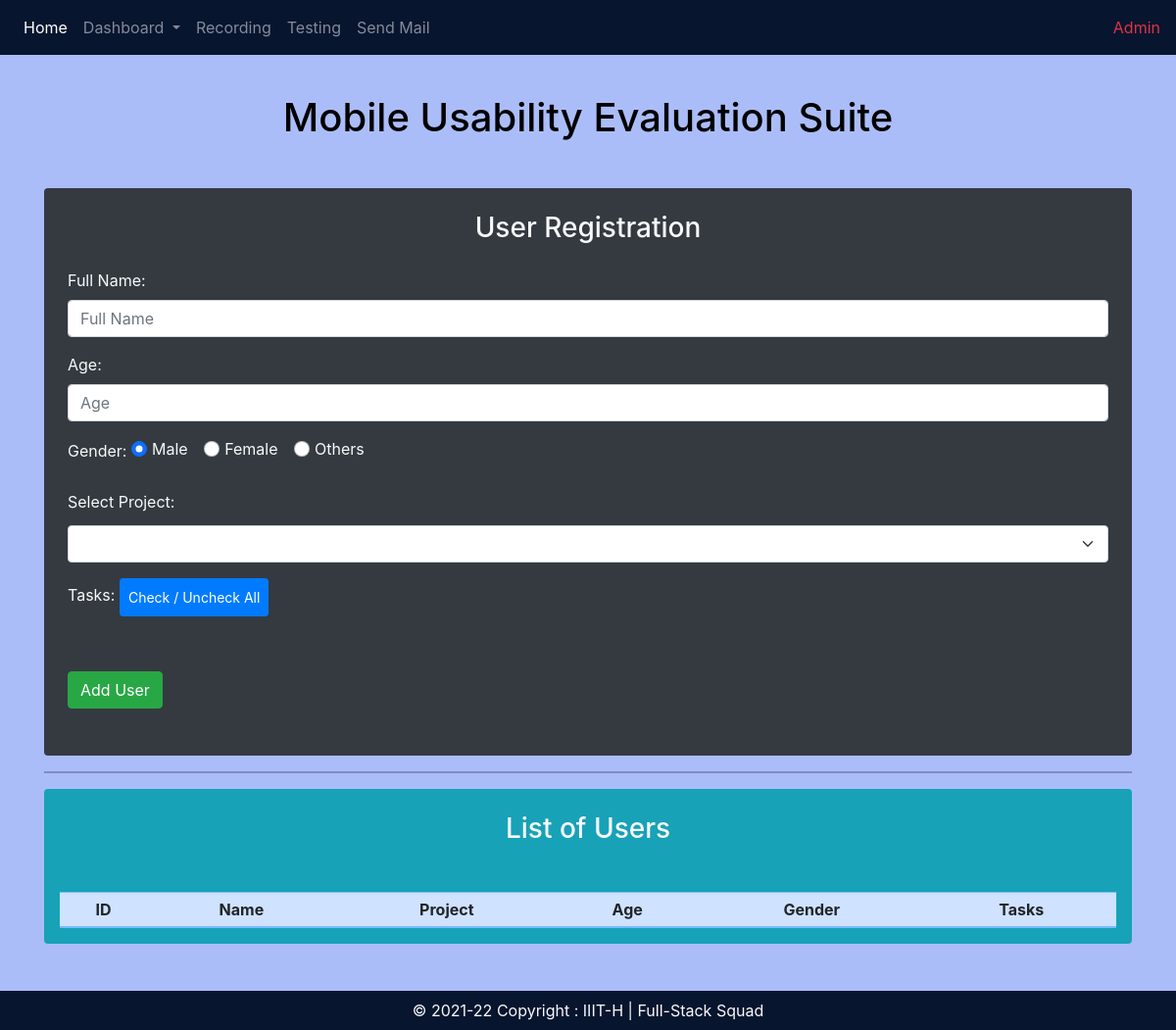
Page /user_register on the earlier database version.
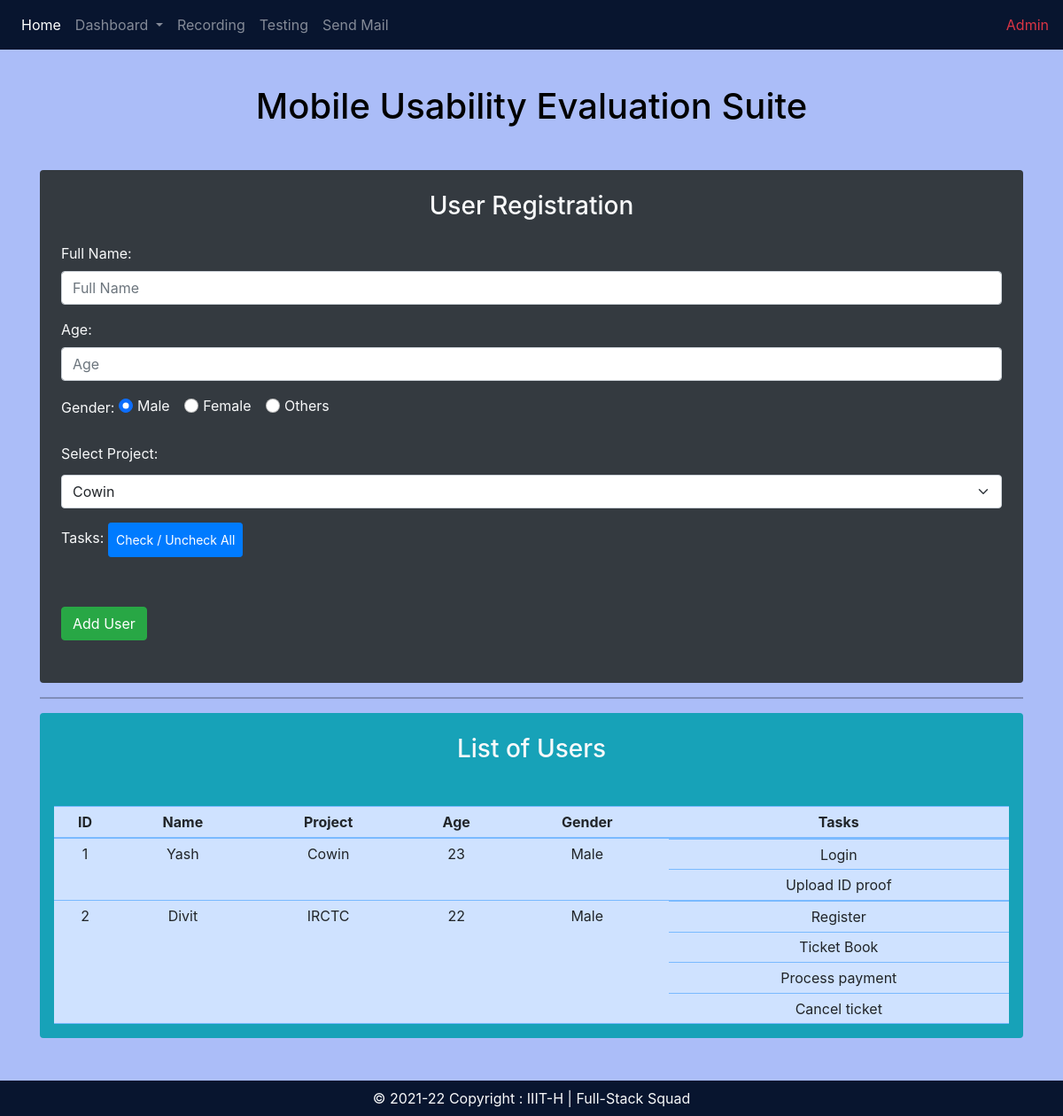
Same page on the later database version.
### MUES/models.py (models this page shows, shortened)
class Users(models.Model):
    GENDER = [
        ('male', 'Male'),
        ('female', 'Female'),
        ('others', 'Others'),
    ]
    name = models.CharField(max_length=20)
    project = models.ForeignKey(Projects,on_delete=CASCADE)
    age = models.IntegerField()
    gender = models.CharField(max_length=6,choices=GENDER,default='male')
    tasks = models.ManyToManyField(Tasks)
    problems = models.TextField(blank=True)

class Projects(models.Model):
    name = models.CharField(max_length=20)
    description = models.TextField()
    tasks = models.ManyToManyField('Tasks')
    def __str__(self):
        return self.name

class Tasks(models.Model):
    project = models.ForeignKey(Projects,on_delete=CASCADE,related_name="pp")
    name = models.CharField(max_length=50)

### MUES/views.py (the view, shortened to what this page needs)
# urls.py: path("user_register", views.user_register, name='user'),
def user_register(request):
    tasks = Tasks.objects.values()
    projects = Projects.objects.values()
    users = Users.objects.all()
    data = {"tasks":tasks, "users":users, "projects":projects}
    if request.method == 'GET':
        return render(request,"MUES/user_register.html",data)

### MUES/templates/MUES/user_register.html (shortened to what this page needs)
{% extends 'MUES/base.html' %}
{% block body %}
<div class="container py-5" style="background-color: rgb(171, 189, 248);">
  <h1 class="text-center text-black m-5">Mobile Usability Evaluation Suite</h1>
  <div>
    <form id="userDetails" class="rounded p-4 bg-dark text-light" method="post" action="user_register"
      proj-names-url="{% url 'ajax_load_tasks' %}">
      <h3 class="text-center mb-4">User Registration</h3>
      <div class="form-group">
        <label for="name">Full Name: </label>
        <input type="text" class="form-control" name="username" placeholder="Full Name" aria-label="Full Name"
          id="name" />
      </div>
      <div class="form-group">
        <label for="age">Age: </label>
        <input type="number" class="form-control" name="userage" placeholder="Age" aria-label="Age" id="age" />
      </div>
      <div class="form-group">
        <label for="gender">Gender: </label>
        <div class="form-check form-check-inline">
          <input class="form-check-input" type="radio" name="gender" id="inlineRadio1" value="Male" checked />
          <label class="form-check-label" for="inlineRadio1">Male</label>
        </div>
        <div class="form-check form-check-inline">
          <input class="form-check-input" type="radio" name="gender" id="inlineRadio2" value="Female" />
          <label class="form-check-label" for="inlineRadio2">Female</label>
        </div>
        <div class="form-check form-check-inline">
          <input class="form-check-input" type="radio" name="gender" id="inlineRadio3" value="Others" />
          <label class="form-check-label" for="inlineRadio2">Others</label>
        </div>
      </div>
      <div>
        <label class="py-1" for="URL">Select Project:</label>
        <select name ="projid" id="proj_name" class="form-select" aria-label="select example">
          {% for proj in projects %}
          <option value="{{proj.id}}">{{proj.name}}</option>
          {% endfor %}
        </select>
      </div>
      <label for="tasks">Tasks: </label>
      <button id="checkBtn" class="btn btn-sm btn-primary my-3 p-2">Check / Uncheck All</button>
      <button id="s" type="submit" class="btn btn-success my-4">
        Add User
      </button>
    </form>
  </div>
  <hr width="100%" class="bg-black">
  <div class="mt-2 bg-info rounded p-3">
    <h3 class="text-center text-light mt-2">List of Users</h3>
    <table class="table text-center table-primary table-sm mt-5 mb-0">
      <thead>
        <tr>
          <th scope="col-1">ID</th>
          <th scope="col-3">Name</th>
          <th scope="col-1">Project</th>
          <th scope="col-1">Age</th>
          <th scope="col-3">Gender</th>
          <th scope="col-4">Tasks</th>
        </tr>
      </thead>
      <tbody id="data">
        {% for user in users %}
        <tr class="">
          <td rowspan="{{user.tasks.all|length|add:1}}" scope="col-1">{{user.id}}</td>
          <td rowspan="{{user.tasks.all|length|add:1}}" scope="col-3">{{user.name}}</td>
          <td rowspan="{{user.tasks.all|length|add:1}}" scope="col-3">{{user.project}}</td>
          <td rowspan="{{user.tasks.all|length|add:1}}" scope="col-1">{{user.age}}</td>
          <td rowspan="{{user.tasks.all|length|add:1}}" scope="col-2">{{user.gender}}</td>
          <td scope="col-5" class="p-0">
            {% for task in user.tasks.all %}
        <tr>
          <td>{{task.name}}</td>
        </tr>
        {% endfor %}
        </td>
        </tr>
        {% endfor %}
      </tbody>
    </table>
  </div>
</div>
{% endblock %}

### MUES/templates/MUES/base.html (shortened to what this page needs)
<!doctype html>
<html lang="en">
<head>
    <link href="https://cdn.jsdelivr.net/npm/bootstrap@5.1.3/dist/css/bootstrap.min.css" rel="stylesheet"
>
    <link rel="stylesheet" href="https://cdn.jsdelivr.net/npm/bootstrap@4.6.1/dist/css/bootstrap.min.css"
>
    <link rel="stylesheet" href="https://cdn.jsdelivr.net/npm/bootstrap-icons@1.7.0/font/bootstrap-icons.css">
</head>
<body>
    {% load static %}
    <div class="container-fluid p-0 m-0" style="background-color: rgb(171, 189, 248);">
        <nav class="navbar fixed-top navbar-expand-lg navbar-dark" style="background-color: rgb(8,21,47);">
            <div class="container-fluid p-0">
                <div class="collapse navbar-collapse" id="navbarSupportedContent">
                    <ul class="navbar-nav me-auto mb-2 mb-lg-0">
                        <li class="nav-item">
                            <a class="nav-link active" aria-current="page" href="{% url 'home' %}">Home</a>
                        </li>
                        <li class="nav-item dropdown">
                            <a class="nav-link dropdown-toggle" href="#" id="navbarDropdown" role="button"
                                data-bs-toggle="dropdown" aria-expanded="false">
                                Dashboard
                            </a>
                        </li>
                        <li class="nav-item">
                            <a class="nav-link" href="{% url 'recording' %}">Recording</a>
                        </li>
                        <li class="nav-item">
                            <a class="nav-link" href="{% url 'testing' %}">Testing</a>
                        </li>
                        <li class="nav-item">
                            <a class="nav-link" href="{% url 'mail' %}">Send Mail</a>
                        </li>
                    </ul>
                    <span class="nav-item">
                        <a target="_blank" class="nav-link text-danger px-0" href="/../admin">Admin</a>
                    </span>
                </div>
            </div>
        </nav>
        {% block body %}
        {% endblock %}
    </div>
    <footer class="text-light text-center text-lg-start" style="background-color:  rgb(8 21 47);">
        <div class="text-center p-2">
            © 2021-22 Copyright : IIIT-H | Full-Stack Squad
        </div>
    </footer>
</body>
</html>

Differences in the rows shown:
added Users: id "1", name "Yash", project "Cowin", age "23", gender "Male"
added Tasks: name "Login", shown under "1"
added Tasks: name "Upload ID proof", shown under "1"
added Users: id "2", name "Divit", project "IRCTC", age "22", gender "Male"
added Tasks: name "Register", shown under "2"
added Tasks: name "Ticket Book", shown under "2"
added Tasks: name "Process payment", shown under "2"
added Tasks: name "Cancel ticket", shown under "2"
Other differences:
form field projid: (not shown) → "Cowin"
